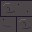

Tiled map render using the project's own tile images. Description and the whole map definition, tile-layer contents included, below:
An orthogonal 1x1 tile map with 32x32 px tiles, 1 tile layer (Assembly), 3 tilesets.

<map version="1.10" orientation="orthogonal" renderorder="right-down" width="1" height="1" tilewidth="32" tileheight="32" infinite="0" nextlayerid="2" nextobjectid="1">
  <tileset firstgid="1" source="../floors.tsx" />
  <tileset firstgid="321" source="../walls.tsx" />
  <tileset firstgid="961" source="../architecture.tsx" />
  <layer id="1" name="Assembly" width="1" height="1">
    <data encoding="csv">
265
</data>
  </layer>
</map>
